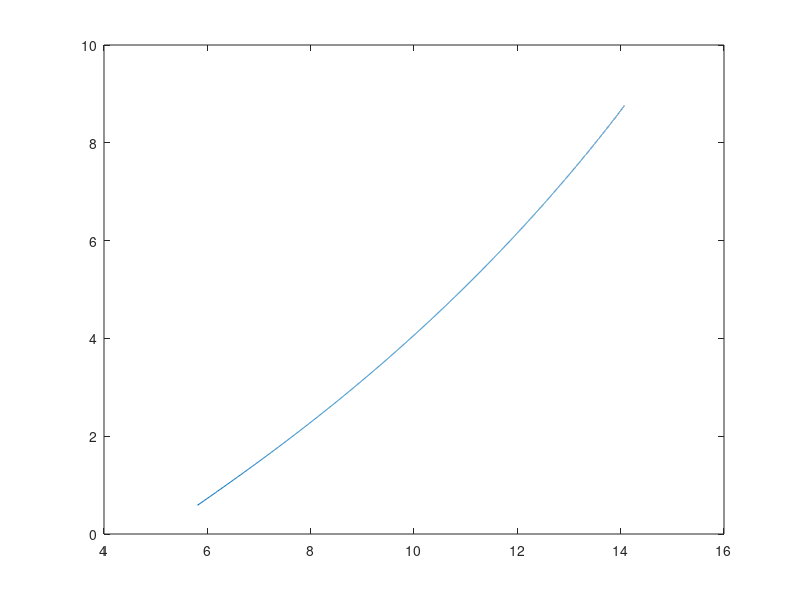

Reproduce this figure in MATLAB. (Note: this script raises an error after producing the figure.)
% differential time/distance taken
dt = 0.01;
% number of samples that will be taken
Nsteps = 10000;
% initialization of arrays (used for other variables such as E1 and E2 so
% to analyze data computer during execution
x = zeros(1,Nsteps);
y = zeros(1,Nsteps);
t = zeros(1,Nsteps);
E_x1 = zeros(1,Nsteps-1);
E_y1 = zeros(1,Nsteps-1);
E_x2 = zeros(1,Nsteps-1);
E_y2 = zeros(1,Nsteps-1);
%position of charges
x_charge1 = -5;
y_charge1 = 0;
x_charge2 = 5;
y_charge2 = 0;
%setting constants used for E-field formula
epsilon = 8.854*10^(-12);
k = 1/(4*pi*epsilon);
% charge values are given
q1 = -1*10^(-9); % charges will be set 1 nC for simplicity
q2 = 1*10^(-9);
%%%%%%%%%%%%%%%%%%%%%%%%%%%%%%%%%%%%%%%%%%%%%%%%%%%%%%%%%%%%%%%%%%%%%%%%%%%
% 2 for loops will be created, each loop will calculate a field line and
% store these values into an array to plot
% splitting positive and negative x values into seperate arrays
%%%%%%%%%%%%%%%%%%%%%%%%%%%%%%%%%%%%%%%%%%%%%%%%%%%%%%%%%%%%%%%%%%%%%%%%%%%
% initial condition for x created (will be moved within the for loop to
% plot field lines to the left of the negative charge
x(1) = x_charge2 + 0.1;
t(1) = 0;
r1 = zeros(1,Nsteps);
r2 = zeros(1,Nsteps);
%number of field lines secondary for loop will use
Nlines = 20;
%for loop to be created that changes the initial conditions
y(1) = -0.3;
%y(1) = y_charge1 - (Nlines + 1)/10;
fprintf('t\tx\ty\n')
%y(1) = y(5) + 0.2;
for i_2 = 1:(Nlines)
    if i_2 <=(Nlines/2)  
        theta = (2*pi/Nlines)*2*i_2;
        x(1) = x_charge2 + cos(theta);
        y(1) = y_charge2 + sin(theta);
    else
        theta = (2*pi/Nlines)*2*i_2;
        x(1) = x_charge1 + cos(theta);
        y(1) = y_charge1 + sin(theta);
    end
for i = 1:(Nsteps-1)
    fprintf('%.3f\t%.3f\t%.3f\n',t(i),x(i),y(i));
% r vector is calculated for both charges
    r1(i) = (((x(i) - x_charge1)^2 + (y(i) - y_charge1)^2)^(3/2));
    r2(i) = (((x(i) - x_charge2)^2 + (y(i) - y_charge2)^2)^(3/2));
% E field is calculated for both charges 
    E_x1(i) = k*q1*(x(i) - x_charge1)/r1(i);
    E_y1(i) = k*q1*(y(i) - y_charge1)/r1(i);

    E_x2(i) = k*q2*(x(i) - x_charge2)/r2(i);
    E_y2(i) = k*q2*(y(i) - y_charge2)/r2(i);
% when field line has reached the end point (connected to other charge) any points calculated near the -x axis beyond the positive charge give values of 10^5 and grow rapidly
    if (x(i) <= x_charge1*0.98)
        x(i+1) = x_charge1;
        y(i+1) = y_charge1;
        t(i+1) = t(i) + dt*t(i);
    else
    % otherwise the field lines graph well connecting the dipole together but with current sampling methods are limited to having a max distance of 10 to be effective from origin
        x(i+1) = x(i) + dt*(E_x1(i) + E_x2(i));
        y(i+1) = y(i) + dt*(E_y1(i) + E_y2(i));
        t(i+1) = t(i) + dt;
    end
end    
plot(x,y);
hold on;
ax = gca;
ax.XAxisLocation = 'origin';
ax.YAxisLocation = 'origin';
xlabel('x')
ylabel('y')
title('point charge field lines');
end







